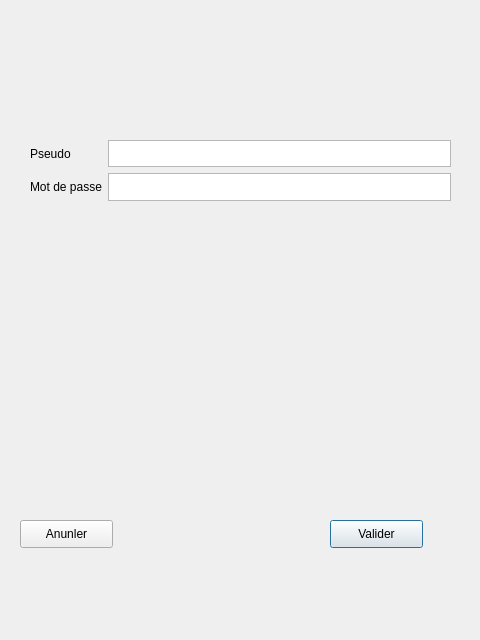
<?xml version="1.0" encoding="UTF-8"?>
<ui version="4.0">
 <class>Connexion</class>
 <widget class="QDialog" name="Connexion">
  <property name="geometry">
   <rect>
    <x>0</x>
    <y>0</y>
    <width>480</width>
    <height>640</height>
   </rect>
  </property>
  <property name="windowTitle">
   <string>Dialog</string>
  </property>
  <widget class="QWidget" name="gridLayoutWidget">
   <property name="geometry">
    <rect>
     <x>30</x>
     <y>140</y>
     <width>421</width>
     <height>61</height>
    </rect>
   </property>
   <layout class="QGridLayout" name="gridLayout_2">
    <item row="2" column="2">
     <widget class="QLabel" name="label_2">
      <property name="text">
       <string>Mot de passe</string>
      </property>
     </widget>
    </item>
    <item row="1" column="3">
     <widget class="QTextEdit" name="pseudo"/>
    </item>
    <item row="2" column="3">
     <widget class="QTextEdit" name="mdp"/>
    </item>
    <item row="1" column="2">
     <widget class="QLabel" name="label">
      <property name="text">
       <string>Pseudo</string>
      </property>
     </widget>
    </item>
   </layout>
  </widget>
  <widget class="QPushButton" name="valider">
   <property name="geometry">
    <rect>
     <x>330</x>
     <y>520</y>
     <width>93</width>
     <height>28</height>
    </rect>
   </property>
   <property name="text">
    <string>Valider</string>
   </property>
  </widget>
  <widget class="QPushButton" name="annuler">
   <property name="geometry">
    <rect>
     <x>20</x>
     <y>520</y>
     <width>93</width>
     <height>28</height>
    </rect>
   </property>
   <property name="text">
    <string>Anunler</string>
   </property>
  </widget>
 </widget>
 <resources/>
 <connections/>
</ui>
